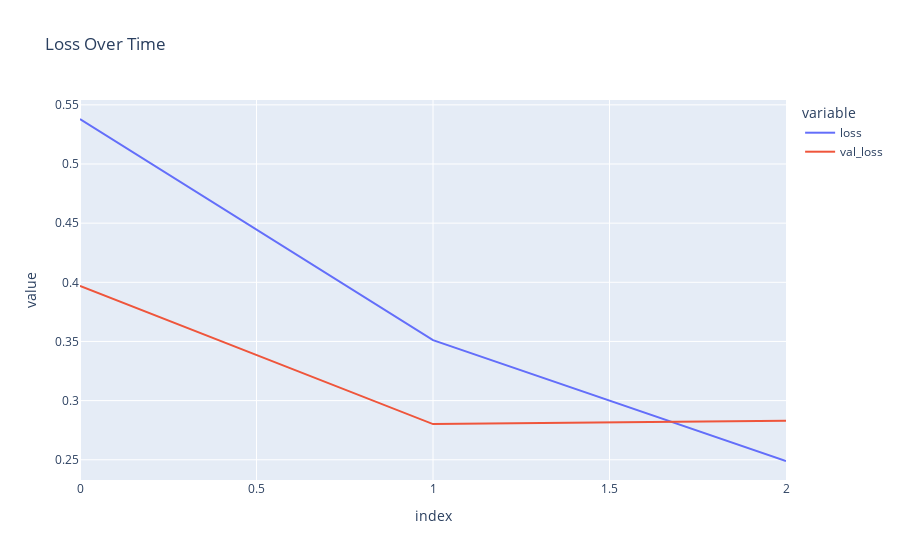

This figure's notebook cell:
### Code cell
fig = px.line(
    history.history,
    y=['loss', 'val_loss'],
    labels={'x': "Epoch", 'y': "Loss"},
    title="Loss Over Time"
)

fig.show()

### Figure 1 — Plotly figure (JSON) as saved in the notebook; plotly's stock layout.template omitted (floating-point values rounded to 4 significant figures)
{"data": [{"hovertemplate": "variable=loss<br>index=%{x}<br>value=%{y}<extra></extra>", "legendgroup": "loss", "line": {"color": "#636efa", "dash": "solid"}, "marker": {"symbol": "circle"}, "mode": "lines", "name": "loss", "orientation": "v", "showlegend": true, "type": "scatter", "x": [0, 1, 2], "xaxis": "x", "y": [0.538, 0.3511, 0.2489], "yaxis": "y"}, {"hovertemplate": "variable=val_loss<br>index=%{x}<br>value=%{y}<extra></extra>", "legendgroup": "val_loss", "line": {"color": "#EF553B", "dash": "solid"}, "marker": {"symbol": "circle"}, "mode": "lines", "name": "val_loss", "orientation": "v", "showlegend": true, "type": "scatter", "x": [0, 1, 2], "xaxis": "x", "y": [0.397, 0.2801, 0.2829], "yaxis": "y"}], "layout": {"legend": {"title": {"text": "variable"}, "tracegroupgap": 0}, "title": {"text": "Loss Over Time"}, "xaxis": {"anchor": "y", "domain": [0, 1], "title": {"text": "index"}}, "yaxis": {"anchor": "x", "domain": [0, 1], "title": {"text": "value"}}}}
